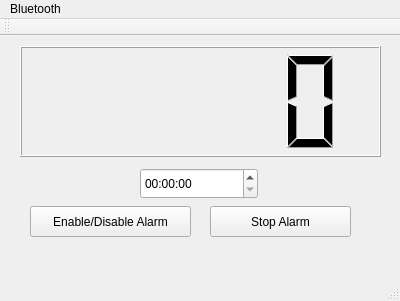
<?xml version="1.0" encoding="UTF-8"?>
<ui version="4.0">
 <class>MainWindow</class>
 <widget class="QMainWindow" name="MainWindow">
  <property name="geometry">
   <rect>
    <x>0</x>
    <y>0</y>
    <width>400</width>
    <height>301</height>
   </rect>
  </property>
  <property name="windowTitle">
   <string>MainWindow</string>
  </property>
  <widget class="QWidget" name="centralWidget">
   <widget class="QLCDNumber" name="clockFace">
    <property name="geometry">
     <rect>
      <x>20</x>
      <y>10</y>
      <width>361</width>
      <height>111</height>
     </rect>
    </property>
   </widget>
   <widget class="QPushButton" name="toggleAlarmButton">
    <property name="geometry">
     <rect>
      <x>30</x>
      <y>170</y>
      <width>161</width>
      <height>31</height>
     </rect>
    </property>
    <property name="text">
     <string>Enable/Disable Alarm</string>
    </property>
   </widget>
   <widget class="QTimeEdit" name="timeEdit">
    <property name="geometry">
     <rect>
      <x>140</x>
      <y>132</y>
      <width>118</width>
      <height>31</height>
     </rect>
    </property>
   </widget>
   <widget class="QLabel" name="setLabel">
    <property name="geometry">
     <rect>
      <x>78</x>
      <y>209</y>
      <width>241</width>
      <height>21</height>
     </rect>
    </property>
    <property name="text">
     <string>&lt;html&gt;&lt;head/&gt;&lt;body&gt;&lt;p align=&quot;center&quot;&gt;&lt;br/&gt;&lt;/p&gt;&lt;/body&gt;&lt;/html&gt;</string>
    </property>
   </widget>
   <widget class="QPushButton" name="pushButton">
    <property name="geometry">
     <rect>
      <x>210</x>
      <y>170</y>
      <width>141</width>
      <height>31</height>
     </rect>
    </property>
    <property name="text">
     <string>Stop Alarm</string>
    </property>
   </widget>
  </widget>
  <widget class="QMenuBar" name="menuBar">
   <property name="geometry">
    <rect>
     <x>0</x>
     <y>0</y>
     <width>400</width>
     <height>19</height>
    </rect>
   </property>
   <widget class="QMenu" name="menuBluetooth">
    <property name="title">
     <string>Bluetooth</string>
    </property>
    <addaction name="actionScan_Device"/>
   </widget>
   <addaction name="menuBluetooth"/>
  </widget>
  <widget class="QToolBar" name="mainToolBar">
   <attribute name="toolBarArea">
    <enum>TopToolBarArea</enum>
   </attribute>
   <attribute name="toolBarBreak">
    <bool>false</bool>
   </attribute>
  </widget>
  <widget class="QStatusBar" name="statusBar"/>
  <action name="actionScan_Device">
   <property name="text">
    <string>Scan for Device</string>
   </property>
  </action>
  <action name="actionAdd_Device_2">
   <property name="text">
    <string>Add Device</string>
   </property>
  </action>
 </widget>
 <layoutdefault spacing="6" margin="11"/>
 <resources/>
 <connections/>
</ui>
